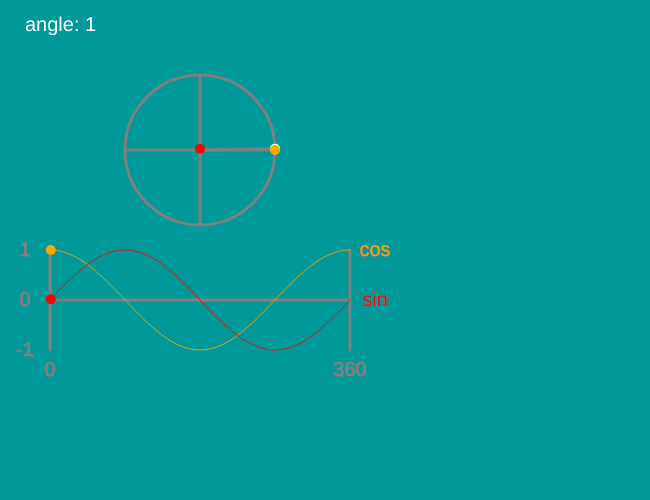
Frame 1 (no input)
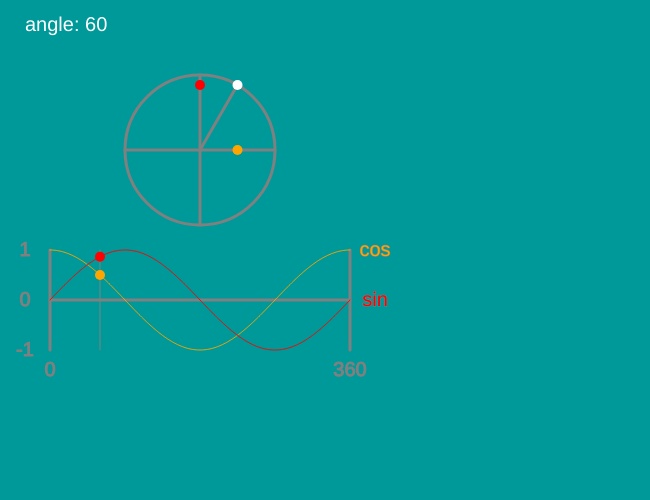
Frame 60 (no input)
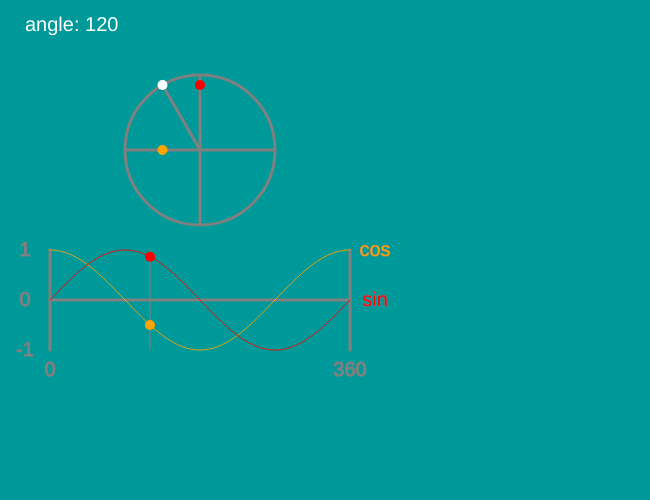
Frame 120 (the mouse pressed at the canvas centre since frame 60)

The p5.js sketch that drew these frames (run headless with seeded random() and noise() and a simulated clock; from frame 60 on, the mouse is pressed at the canvas centre):

// p5.js sketch
// ── sketch.js
let circleX = 200;
let circleY = 150;
let circleRadius = 75;

let graphX = 50;
let graphY = 300;
let graphAmplitude = 50;
let graphPeriod = 300;

function setup() {
  createCanvas(650, 500);
  angleMode(DEGREES);
  describe("Animated demonstration of a point moving around the unit circle, together with the corresponding sine and cosine values moving along their graphs.");
}

function draw() {
  background(0, 153, 153);

  // Set angle based on frameCount, and display current value

  let angle = frameCount % 360;

  fill(255);
  textSize(20);
  textAlign(LEFT, CENTER);
  text(`angle: ${angle}`, 25, 25);

  // Draw circle and diameters

  noFill();
  stroke(128);
  strokeWeight(3);
  circle(circleX, circleY, 2 * circleRadius);
  line(circleX, circleY - circleRadius, circleX, circleY + circleRadius);
  line(circleX - circleRadius, circleY, circleX + circleRadius, circleY);

  // Draw moving points

  let pointX = circleX + circleRadius * cos(angle);
  let pointY = circleY - circleRadius * sin(angle);

  line(circleX, circleY, pointX, pointY);

  noStroke();

  fill("white");
  circle(pointX, pointY, 10);

  fill("orange");
  circle(pointX, circleY, 10);

  fill("red");
  circle(circleX, pointY, 10);

  // Draw graph

  stroke("grey");
  strokeWeight(3);
  line(graphX, graphY, graphX + 300, graphY);
  line(graphX, graphY - graphAmplitude, graphX, graphY + graphAmplitude);
  line(graphX + graphPeriod, graphY - graphAmplitude, graphX + graphPeriod, graphY + graphAmplitude);

  fill("grey");
  strokeWeight(1);
  textAlign(CENTER, CENTER);
  text("0", graphX, graphY + graphAmplitude + 20);
  text("360", graphX + graphPeriod, graphY + graphAmplitude + 20);
  text("1", graphX / 2, graphY - graphAmplitude);
  text("0", graphX / 2, graphY);
  text("-1", graphX / 2, graphY + graphAmplitude);

  fill("orange");
  text("cos", graphX + graphPeriod + graphX / 2, graphY - graphAmplitude);
  fill("red");
  text("sin", graphX + graphPeriod + graphX / 2, graphY);

  // Draw cosine curve

  noFill();
  stroke("orange");
  beginShape();
  for (let t = 0; t <= 360; t++) {
    let x = map(t, 0, 360, graphX, graphX + graphPeriod);
    let y = graphY - graphAmplitude * cos(t);
    vertex(x, y);
  }
  endShape();

  // Draw sine curve

  noFill();
  stroke("red");
  beginShape();
  for (let t = 0; t <= 360; t++) {
    let x = map(t, 0, 360, graphX, graphX + graphPeriod);
    let y = graphY - graphAmplitude * sin(t);
    vertex(x, y);
  }
  endShape();

  // Draw moving line

  let lineX = map(angle, 0, 360, graphX, graphX + graphPeriod);
  stroke("grey");
  line(lineX, graphY - graphAmplitude, lineX, graphY + graphAmplitude);

  // Draw moving points on graph

  let orangeY = graphY - graphAmplitude * cos(angle);
  let redY = graphY - graphAmplitude * sin(angle);

  noStroke();

  fill("orange");
  circle(lineX, orangeY, 10);

  fill("red");
  circle(lineX, redY, 10);
}
